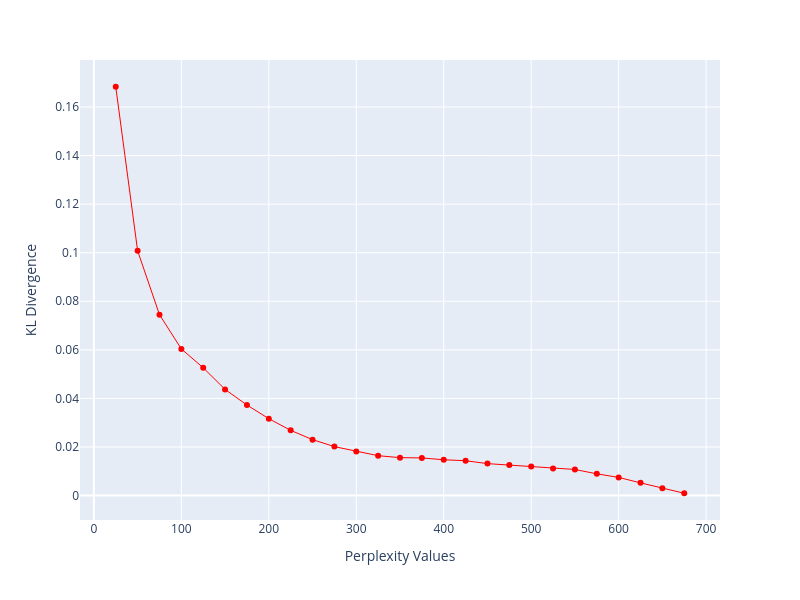

The cell this chart's notebook holds for it:
### Code cell
# Divergence analysis on StressID
perplexity = np.arange(25, 700, 25)
divergence = []
si_Ncomp = 3

for i in perplexity:
    model = TSNE(n_components=si_Ncomp, init="pca", perplexity=i)
    reduced = model.fit_transform(si_X_rfe)
    divergence.append(model.kl_divergence_)

fig = px.line(x=perplexity, y=divergence, markers=True, width=800, height=600)
fig.update_layout(xaxis_title="Perplexity Values", yaxis_title="KL Divergence")
fig.update_traces(line_color="red", line_width=1)
fig.show()

### Figure 1 — Plotly figure (JSON) as saved in the notebook; plotly's stock layout.template omitted (floating-point values rounded to 4 significant figures)
{"data": [{"hovertemplate": "x=%{x}<br>y=%{y}<extra></extra>", "legendgroup": "", "line": {"color": "red", "dash": "solid", "width": 1}, "marker": {"symbol": "circle"}, "mode": "lines+markers", "name": "", "orientation": "v", "showlegend": false, "type": "scatter", "x": [25, 50, 75, 100, 125, 150, 175, 200, 225, 250, 275, 300, 325, 350, 375, 400, 425, 450, 475, 500, 525, 550, 575, 600, 625, 650, 675], "xaxis": "x", "y": [0.1683, 0.1008, 0.07448, 0.06038, 0.05262, 0.04371, 0.03728, 0.03166, 0.02686, 0.02304, 0.02017, 0.01815, 0.01643, 0.01563, 0.0155, 0.01476, 0.01435, 0.01317, 0.01257, 0.012, 0.01116, 0.01075, 0.008956, 0.007484, 0.005236, 0.003055, 0.0009645], "yaxis": "y"}], "layout": {"height": 600, "legend": {"tracegroupgap": 0}, "margin": {"t": 60}, "width": 800, "xaxis": {"anchor": "y", "domain": [0, 1], "title": {"text": "Perplexity Values"}}, "yaxis": {"anchor": "x", "domain": [0, 1], "title": {"text": "KL Divergence"}}}}
